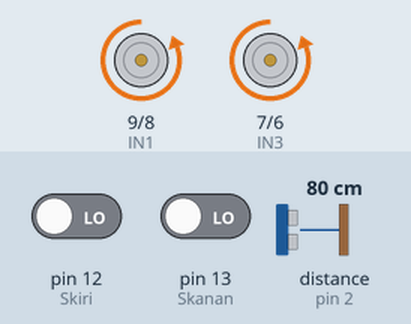
This sketch was run on a simulated Arduino Uno, built with avr-gcc and run on an emulated ATmega328P. Parts: motor-driver pin pairs drawn as motors (green arrow = first pin HIGH = forward, orange = second pin HIGH = backward, longer = more drive, scaled by the enable pin). Wiring (inferred from the names in the program): ultrasonic range finder: trigger pin 4; echo pin 2. Inputs (shaded band) come from the test bench; at power-on: distance to the obstacle (sensor on pin 2) 80 cm, pin 12 (Skiri) LOW, pin 13 (Skanan) LOW. The echo pulse lasts 58.3 µs per cm.

Above: at 1.2 s.
1.3 s: distance to the obstacle (sensor on pin 2) set to 22 cm
2.8 s: distance to the obstacle (sensor on pin 2) set to 17 cm
At 3.5 s:
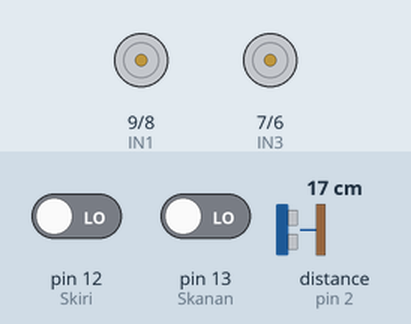
4.3 s: distance to the obstacle (sensor on pin 2) set to 35 cm
At 4.6 s:
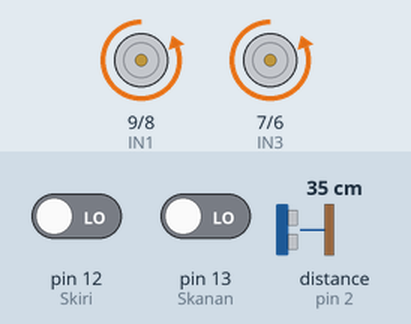
5.8 s: pin 12 (Skiri) driven HIGH
At 7.0 s:
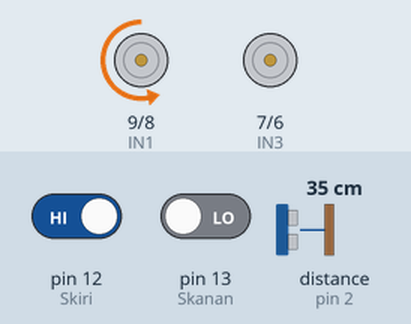
7.3 s: pin 12 (Skiri) driven LOW
At 8.2 s:
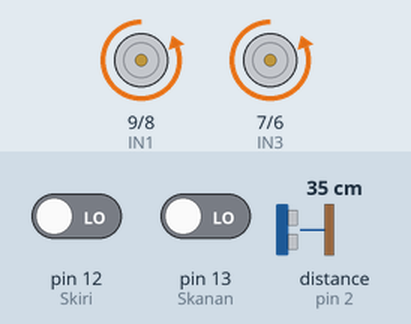
8.8 s: pin 13 (Skanan) driven HIGH
At 9.3 s:
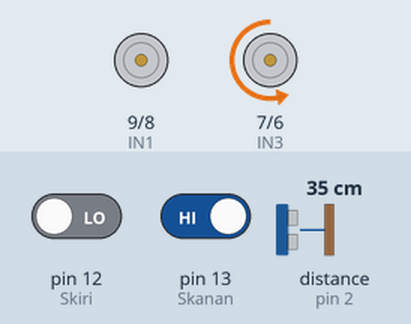
Timing chart, 0 to 11.3 s (numbered marks = the images above; inputs shaded):
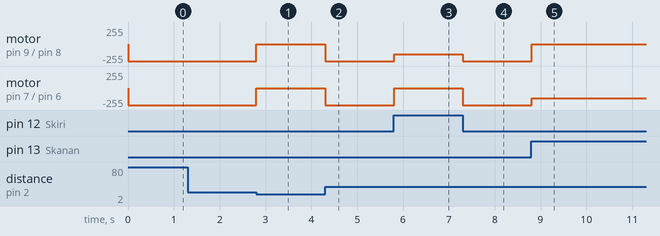

Measured:
- the behaviour switches between 21 and 20 cm on distance to the obstacle (sensor on pin 2) (found by bisection; images 0 and 1)
- after the input at 1.3 s, every drawn part: stays the same
- after the input at 2.8 s, motor on pin 9 (IN1) / pin 8 (IN2), motor on pin 7 (IN3) / pin 6 (IN4): backward 255/255 → stopped at once
- after the input at 4.3 s, motor on pin 9 (IN1) / pin 8 (IN2), motor on pin 7 (IN3) / pin 6 (IN4): stopped → backward 255/255 at once
- after the input at 5.8 s, motor on pin 9 (IN1) / pin 8 (IN2): backward 255/255 → backward 150/255 at once; motor on pin 7 (IN3) / pin 6 (IN4): backward 255/255 → stopped at once
- after the input at 7.3 s, motor on pin 9 (IN1) / pin 8 (IN2): backward 150/255 → backward 255/255 at once; motor on pin 7 (IN3) / pin 6 (IN4): stopped → backward 255/255 at once
- after the input at 8.8 s, motor on pin 9 (IN1) / pin 8 (IN2): backward 255/255 → stopped at once; motor on pin 7 (IN3) / pin 6 (IN4): backward 255/255 → backward 150/255 at once

The sketch:

test_tracking_serial.ino
```cpp
#define Skanan 13
#define Skiri 12
#define gigi1 50
#define gigi2 100
#define gigi3 150
#define gigi4 255

//Motor Pins
#define EN_A  11      //Enable pin for first motor
#define IN1  9       //control pin for first motor
#define IN2  8       //control pin for first motor
#define IN3  7        //control pin for second motor
#define IN4  6        //control pin for second motor
#define EN_B  10      //Enable pin for second motor
//Initializing variables to store data
int motor_speed;
int motor_speed1;

//sensor jarak
#define trigPin 4
#define echoPin 2
int distance;


void setup() {
  // put your setup code here, to run once:

  //Serial.begin(9600);

  //line folowing sensors
  pinMode(Skanan,INPUT);
  pinMode(Skiri,INPUT);

  //motor pins
  pinMode(EN_A, OUTPUT);
  pinMode(IN1, OUTPUT);
  pinMode(IN2, OUTPUT);
  pinMode(IN3, OUTPUT);
  pinMode(IN4, OUTPUT);
  pinMode(EN_B, OUTPUT);

  //ultrasonic pins
  pinMode(trigPin,OUTPUT);
  pinMode(echoPin,INPUT);
}

void kananmaju(int kecepatan)
{
    digitalWrite(IN1, LOW);
    digitalWrite(IN2, HIGH);
    analogWrite(EN_A, kecepatan);
}

void kirimaju(int kecepatan)
{
    digitalWrite(IN3, LOW);
    digitalWrite(IN4, HIGH);
    analogWrite(EN_B, kecepatan);
}


void kananmundur(int kecepatan)
{
    digitalWrite(IN1, HIGH);
    digitalWrite(IN2, LOW);
    analogWrite(EN_A, kecepatan);
}

void kirimundur(int kecepatan)
{
    digitalWrite(IN3, HIGH);
    digitalWrite(IN4, LOW);
    analogWrite(EN_B, kecepatan);
}

void kananstop()
{
    digitalWrite(IN1, LOW);
    digitalWrite(IN2, LOW);
    analogWrite(EN_A, 0);
}

void kiristop()
{
    digitalWrite(IN3, LOW);
    digitalWrite(IN4, LOW);
    analogWrite(EN_B, 0);
}


int cekjarak()
{
    long durasi;
    digitalWrite(trigPin,LOW);
    delayMicroseconds(2);
    digitalWrite(trigPin,HIGH);
    delayMicroseconds(10);
    digitalWrite(trigPin,LOW);
    durasi = pulseIn(echoPin,HIGH);
    return durasi*0.034/2;
}

void loop() {
  // put your main code here, to run repeatedly:
    int Vkananhitam=digitalRead(Skanan);
    int Vkirihitam=digitalRead(Skiri);
    //Serial.print(Vkirihitam);Serial.print("|");Serial.println(Vkananhitam);
    //if (Vkirihitam==1){Serial.print("(Putih ");} else {Serial.println("(Hitam ");}
    //if (Vkananhitam==1){Serial.println("||| Hitam)");} else {Serial.println("||| Putih)");}

    if (cekjarak() >= 20)
    {
      if (Vkirihitam&&Vkananhitam)
      {
        kananstop();
        kiristop();
      }

      if (!Vkirihitam&&Vkananhitam)
      {
        kirimaju(gigi3);
        kananstop();
        //kananmundur(gigi4);
      }

      if (Vkirihitam&&!Vkananhitam)
      {
        kananmaju(gigi3);
        kiristop();
        //kirimundur(gigi4);
      }

      if (!Vkirihitam&&!Vkananhitam)
      {
        kananmaju(gigi4);
        kirimaju(gigi4);
      }
    }else{
      kananstop();
      kiristop();
    }
    //delay(50);
}
```
